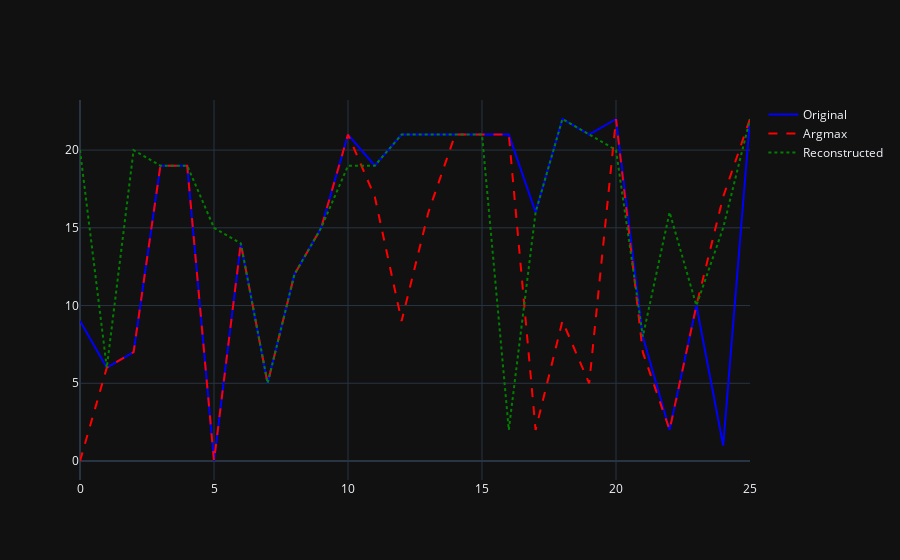

Notebook code for this chart:
### Code cell
visualize_traces(np.argmax(target[0], axis=1), np.argmax(source[0], axis=1),
                 np.argmax(better_bursty_noisy_trace, axis=1))

### Figure 1 — Plotly figure (JSON) as saved in the notebook; plotly's stock layout.template omitted (floating-point values rounded to 4 significant figures)
{"data": [{"line": {"color": "blue", "dash": "solid"}, "mode": "lines", "name": "Original", "x": [0, 1, 2, 3, 4, 5, 6, 7, 8, 9, 10, 11, 12, 13, 14, 15, 16, 17, 18, 19, 20, 21, 22, 23, 24, 25], "y": [9, 6, 7, 19, 19, 0, 14, 5, 12, 15, 21, 19, 21, 21, 21, 21, 21, 16, 22, 21, 22, 8, 2, 10, 1, 22], "type": "scatter"}, {"line": {"color": "red", "dash": "dash"}, "mode": "lines", "name": "Argmax", "x": [0, 1, 2, 3, 4, 5, 6, 7, 8, 9, 10, 11, 12, 13, 14, 15, 16, 17, 18, 19, 20, 21, 22, 23, 24, 25], "y": [0, 6, 7, 19, 19, 0, 14, 5, 12, 15, 21, 17, 9, 16, 21, 21, 21, 2, 9, 5, 22, 7, 2, 10, 17, 22], "type": "scatter"}, {"line": {"color": "green", "dash": "dot"}, "mode": "lines", "name": "Reconstructed", "x": [0, 1, 2, 3, 4, 5, 6, 7, 8, 9, 10, 11, 12, 13, 14, 15, 16, 17, 18, 19, 20, 21, 22, 23, 24, 25], "y": [20, 6, 20, 19, 19, 15, 14, 5, 12, 15, 19, 19, 21, 21, 21, 21, 2, 16, 22, 21, 20, 8, 16, 10, 15, 22], "type": "scatter"}], "layout": {}}
